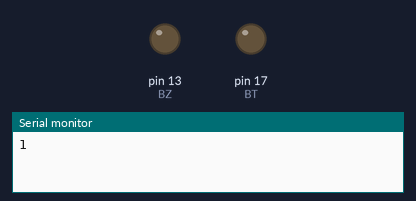
A sketch run on a simulated Arduino Uno, built with avr-gcc and run on an emulated ATmega328P. Shown: output pins drawn as LEDs (lit = HIGH), the last lines printed to the serial monitor.

Above: at 0.1 s.
At 19.6 s:
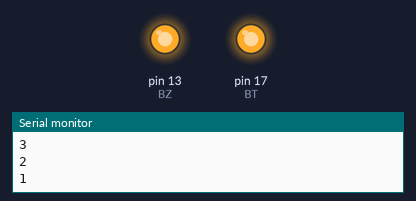
Timing chart, 0 to 21.1 s (numbered marks = the images above):
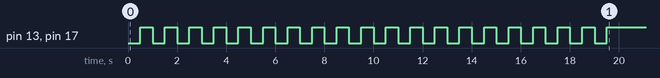

The sketch:

lap4.3.ino
```cpp
int BZ = 13;
int BT = 17;

void setup() {
  Serial.begin(9600);

  pinMode(BT, OUTPUT);
  pinMode(BZ, OUTPUT);
  int count = 1;


  for (int count = 1; count <= 10; count++) {

    digitalWrite(BT, LOW);
    digitalWrite(BZ, LOW);
    Serial.println(count);
    delay(500);

    digitalWrite(BT, HIGH);
    digitalWrite(BZ, HIGH);
    delay(500);
  }

  Serial.println("---");


  for (int count = 10; count >= 1; count--) {


    digitalWrite(BT, LOW);
    digitalWrite(BZ, LOW);
    Serial.println(count);
    delay(500);


    digitalWrite(BT, HIGH);
    digitalWrite(BZ, HIGH);
    delay(500);
  }

  Serial.println("---");
}

void loop() {

}
```
